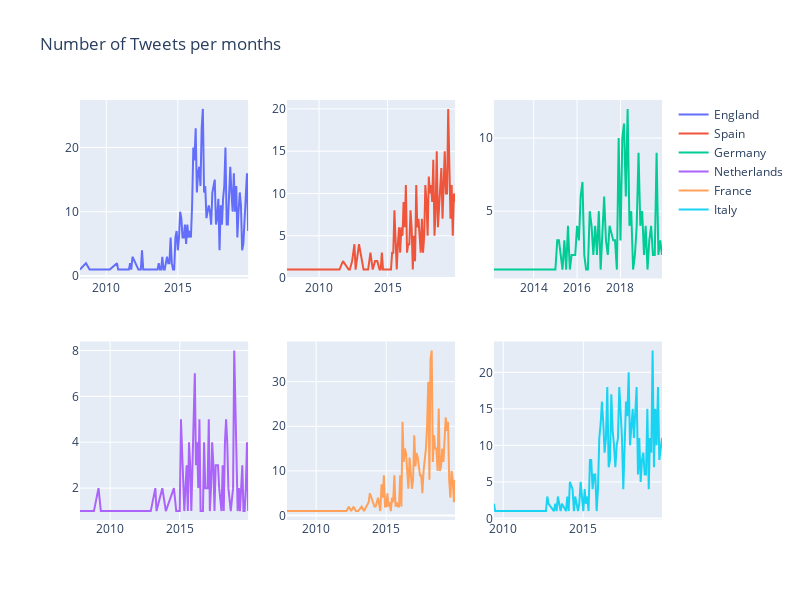

The cell this chart's notebook holds for it:
### Code cell
fig = make_subplots(rows=2, cols=3)

fig.add_trace(
    go.Line(x=df.loc[df['label'] == 'en'].groupby('date_M').count().index, 
            y=df.loc[df['label'] == 'en'].groupby('date_M').count()['author.name'].values,
            name='England'),
    row=1, col=1
)

fig.add_trace(
    go.Line(x=df.loc[df['label'] == 'es'].groupby('date_M').count().index, 
            y=df.loc[df['label'] == 'es'].groupby('date_M').count()['author.name'].values,
            name='Spain'),
    row=1, col=2
)

fig.add_trace(
    go.Line(x=df.loc[df['label'] == 'de'].groupby('date_M').count().index, 
            y=df.loc[df['label'] == 'de'].groupby('date_M').count()['author.name'].values,
            name='Germany'),
    row=1, col=3
)

fig.add_trace(
    go.Line(x=df.loc[df['label'] == 'nl'].groupby('date_M').count().index, 
            y=df.loc[df['label'] == 'nl'].groupby('date_M').count()['author.name'].values,
            name='Netherlands'),
    row=2, col=1
)

fig.add_trace(
    go.Line(x=df.loc[df['label'] == 'fr'].groupby('date_M').count().index, 
            y=df.loc[df['label'] == 'fr'].groupby('date_M').count()['author.name'].values,
            name='France'),
    row=2, col=2
)

fig.add_trace(
    go.Line(x=df.loc[df['label'] == 'it'].groupby('date_M').count().index, 
            y=df.loc[df['label'] == 'it'].groupby('date_M').count()['author.name'].values,
            name='Italy'),
    row=2, col=3
)

fig.update_layout(height=600, width=800, title_text="Number of Tweets per months")
fig.show()

### Figure 1 — Plotly figure (JSON) as saved in the notebook; plotly's stock layout.template omitted (floating-point values rounded to 4 significant figures)
{"data": [{"name": "England", "type": "scatter", "x": ["2008-03", "2008-08", "2008-11", "2009-09", "2010-03", "2010-04", "2010-10", "2010-11", "2011-07", "2011-08", "2011-09", "2011-10", "2011-11", "2012-04", "2012-06", "2012-07", "2012-08", "2012-09", "2012-10", "2013-03", "2013-04", "2013-08", "2013-09", "2013-10", "2013-11", "2013-12", "2014-01", "2014-02", "2014-03", "2014-04", "2014-05", "2014-06", "2014-07", "2014-08", "2014-09", "2014-10", "2014-11", "2014-12", "2015-01", "2015-02", "2015-03", "2015-04", "2015-05", "2015-06", "2015-07", "2015-08", "2015-09", "2015-10", "2015-11", "2015-12", "2016-01", "2016-02", "2016-03", "2016-04", "2016-05", "2016-06", "2016-07", "2016-08", "2016-09", "2016-10", "2016-11", "2016-12", "2017-01", "2017-02", "2017-03", "2017-04", "2017-05", "2017-06", "2017-07", "2017-08", "2017-09", "2017-10", "2017-11", "2017-12", "2018-01", "2018-02", "2018-03", "2018-04", "2018-05", "2018-06", "2018-07", "2018-08", "2018-09", "2018-10", "2018-11", "2018-12", "2019-01", "2019-02", "2019-03", "2019-04", "2019-05", "2019-06", "2019-07", "2019-08", "2019-09", "2019-10", "2019-11", "2019-12"], "xaxis": "x", "y": [1, 2, 1, 1, 1, 1, 2, 1, 1, 1, 2, 1, 3, 1, 1, 4, 1, 1, 1, 1, 1, 1, 2, 1, 1, 3, 1, 1, 2, 3, 2, 2, 6, 2, 1, 1, 6, 7, 4, 6, 10, 9, 6, 6, 8, 5, 8, 6, 7, 6, 11, 20, 18, 23, 13, 16, 17, 14, 23, 26, 13, 14, 9, 10, 11, 10, 8, 13, 14, 15, 8, 9, 12, 4, 11, 8, 12, 14, 20, 8, 8, 13, 17, 13, 10, 16, 10, 14, 6, 10, 13, 11, 4, 5, 9, 12, 16, 7], "yaxis": "y"}, {"name": "Spain", "type": "scatter", "x": ["2007-09", "2009-03", "2009-09", "2010-10", "2011-07", "2011-10", "2012-03", "2012-04", "2012-06", "2012-08", "2012-09", "2012-10", "2012-12", "2013-04", "2013-05", "2013-08", "2013-10", "2013-12", "2014-02", "2014-04", "2014-06", "2014-07", "2014-08", "2014-09", "2014-10", "2014-12", "2015-01", "2015-03", "2015-04", "2015-05", "2015-06", "2015-07", "2015-08", "2015-09", "2015-10", "2015-11", "2015-12", "2016-01", "2016-02", "2016-03", "2016-04", "2016-05", "2016-06", "2016-07", "2016-08", "2016-09", "2016-10", "2016-11", "2016-12", "2017-01", "2017-02", "2017-03", "2017-04", "2017-05", "2017-06", "2017-07", "2017-08", "2017-09", "2017-10", "2017-11", "2017-12", "2018-01", "2018-02", "2018-03", "2018-04", "2018-05", "2018-06", "2018-07", "2018-08", "2018-09", "2018-10", "2018-11", "2018-12", "2019-01", "2019-02", "2019-03", "2019-04", "2019-05", "2019-06", "2019-07", "2019-08", "2019-09", "2019-10", "2019-11", "2019-12"], "xaxis": "x2", "y": [1, 1, 1, 1, 1, 2, 1, 1, 2, 4, 1, 2, 4, 1, 1, 1, 3, 1, 2, 2, 1, 1, 3, 1, 1, 1, 1, 1, 1, 3, 3, 8, 3, 1, 4, 6, 3, 6, 5, 9, 6, 11, 3, 4, 4, 8, 6, 1, 5, 2, 11, 6, 7, 5, 3, 7, 3, 5, 11, 9, 5, 12, 10, 11, 9, 14, 5, 8, 15, 6, 8, 10, 13, 7, 13, 15, 10, 10, 20, 11, 7, 11, 5, 10, 9], "yaxis": "y2"}, {"name": "Germany", "type": "scatter", "x": ["2012-03", "2012-10", "2014-01", "2014-07", "2014-09", "2014-10", "2015-01", "2015-02", "2015-03", "2015-05", "2015-06", "2015-07", "2015-08", "2015-09", "2015-10", "2015-12", "2016-01", "2016-02", "2016-03", "2016-04", "2016-05", "2016-06", "2016-07", "2016-08", "2016-09", "2016-10", "2016-11", "2016-12", "2017-01", "2017-02", "2017-03", "2017-04", "2017-05", "2017-06", "2017-07", "2017-09", "2017-10", "2017-11", "2017-12", "2018-01", "2018-02", "2018-03", "2018-04", "2018-05", "2018-06", "2018-07", "2018-08", "2018-09", "2018-10", "2018-11", "2018-12", "2019-01", "2019-02", "2019-03", "2019-04", "2019-05", "2019-06", "2019-07", "2019-08", "2019-09", "2019-10", "2019-11", "2019-12"], "xaxis": "x3", "y": [1, 1, 1, 1, 1, 1, 1, 3, 3, 1, 3, 1, 4, 1, 2, 2, 4, 3, 6, 7, 2, 1, 1, 5, 4, 2, 4, 2, 5, 1, 3, 6, 3, 2, 4, 3, 3, 1, 10, 3, 10, 11, 6, 12, 4, 5, 1, 2, 4, 9, 4, 5, 2, 4, 1, 3, 4, 2, 2, 9, 2, 3, 2], "yaxis": "y3"}, {"name": "Netherlands", "type": "scatter", "x": ["2007-11", "2008-01", "2008-11", "2009-03", "2009-05", "2009-06", "2009-12", "2010-03", "2010-08", "2010-10", "2010-11", "2010-12", "2011-03", "2011-04", "2011-06", "2012-06", "2012-07", "2012-09", "2012-12", "2013-04", "2013-05", "2013-10", "2014-01", "2014-08", "2014-10", "2015-01", "2015-02", "2015-05", "2015-06", "2015-07", "2015-08", "2015-09", "2015-10", "2015-11", "2016-01", "2016-02", "2016-03", "2016-04", "2016-05", "2016-06", "2016-07", "2016-08", "2016-09", "2016-10", "2016-11", "2016-12", "2017-01", "2017-02", "2017-03", "2017-04", "2017-05", "2017-06", "2017-07", "2017-08", "2017-09", "2017-10", "2017-11", "2018-01", "2018-02", "2018-03", "2018-04", "2018-05", "2018-06", "2018-07", "2018-09", "2018-11", "2018-12", "2019-01", "2019-02", "2019-03", "2019-04", "2019-05", "2019-07", "2019-08", "2019-09", "2019-10", "2019-11", "2019-12"], "xaxis": "x4", "y": [1, 1, 1, 2, 1, 1, 1, 1, 1, 1, 1, 1, 1, 1, 1, 1, 1, 1, 1, 2, 1, 2, 1, 2, 1, 1, 5, 1, 2, 3, 1, 4, 3, 1, 5, 7, 3, 4, 2, 5, 1, 1, 1, 4, 2, 2, 2, 5, 1, 2, 4, 3, 1, 3, 3, 3, 2, 1, 3, 1, 4, 5, 4, 2, 1, 2, 8, 5, 3, 1, 2, 1, 3, 1, 1, 2, 4, 1], "yaxis": "y4"}, {"name": "France", "type": "scatter", "x": ["2007-12", "2010-10", "2011-04", "2012-03", "2012-05", "2012-07", "2012-09", "2012-11", "2013-01", "2013-04", "2013-06", "2013-10", "2013-11", "2014-03", "2014-04", "2014-05", "2014-06", "2014-08", "2014-09", "2014-10", "2014-11", "2014-12", "2015-01", "2015-02", "2015-03", "2015-04", "2015-05", "2015-06", "2015-07", "2015-08", "2015-09", "2015-10", "2015-11", "2015-12", "2016-01", "2016-02", "2016-03", "2016-04", "2016-05", "2016-06", "2016-07", "2016-08", "2016-09", "2016-10", "2016-11", "2016-12", "2017-01", "2017-02", "2017-03", "2017-04", "2017-05", "2017-06", "2017-07", "2017-08", "2017-09", "2017-10", "2017-11", "2017-12", "2018-01", "2018-02", "2018-03", "2018-04", "2018-05", "2018-06", "2018-07", "2018-08", "2018-09", "2018-10", "2018-11", "2018-12", "2019-01", "2019-02", "2019-03", "2019-04", "2019-05", "2019-06", "2019-07", "2019-08", "2019-09", "2019-10", "2019-11", "2019-12"], "xaxis": "x5", "y": [1, 1, 1, 1, 2, 1, 2, 1, 1, 2, 1, 3, 5, 2, 2, 3, 4, 1, 7, 4, 9, 2, 2, 5, 2, 3, 1, 4, 3, 9, 2, 3, 2, 2, 9, 2, 21, 12, 15, 14, 10, 6, 13, 9, 6, 8, 18, 11, 14, 13, 11, 9, 9, 5, 10, 12, 15, 20, 30, 8, 35, 37, 12, 18, 15, 15, 10, 24, 10, 11, 15, 12, 17, 22, 19, 21, 8, 4, 10, 8, 3, 8], "yaxis": "y5"}, {"name": "Italy", "type": "scatter", "x": ["2009-06", "2009-07", "2011-01", "2011-04", "2011-11", "2012-05", "2012-08", "2012-09", "2012-10", "2012-11", "2013-03", "2013-04", "2013-05", "2013-06", "2013-07", "2013-08", "2013-09", "2013-12", "2014-01", "2014-02", "2014-03", "2014-05", "2014-06", "2014-07", "2014-08", "2014-09", "2014-10", "2014-11", "2014-12", "2015-01", "2015-02", "2015-03", "2015-04", "2015-05", "2015-06", "2015-07", "2015-08", "2015-09", "2015-10", "2015-11", "2015-12", "2016-01", "2016-02", "2016-03", "2016-04", "2016-05", "2016-06", "2016-07", "2016-08", "2016-09", "2016-10", "2016-11", "2016-12", "2017-01", "2017-02", "2017-03", "2017-04", "2017-05", "2017-06", "2017-07", "2017-08", "2017-09", "2017-10", "2017-11", "2017-12", "2018-01", "2018-02", "2018-03", "2018-04", "2018-05", "2018-06", "2018-07", "2018-08", "2018-09", "2018-10", "2018-11", "2018-12", "2019-01", "2019-02", "2019-03", "2019-04", "2019-05", "2019-06", "2019-07", "2019-08", "2019-09", "2019-10", "2019-11", "2019-12"], "xaxis": "x6", "y": [2, 1, 1, 1, 1, 1, 1, 1, 3, 2, 1, 2, 1, 3, 2, 1, 2, 1, 3, 1, 5, 4, 1, 3, 2, 1, 2, 5, 3, 1, 4, 2, 3, 1, 8, 8, 4, 6, 6, 1, 4, 11, 13, 16, 13, 9, 11, 18, 7, 8, 17, 12, 10, 7, 10, 11, 18, 14, 11, 4, 9, 16, 14, 20, 10, 12, 15, 11, 14, 18, 6, 11, 5, 8, 9, 6, 6, 15, 4, 11, 9, 23, 7, 15, 10, 18, 8, 10, 11], "yaxis": "y6"}], "layout": {"height": 600, "title": {"text": "Number of Tweets per months"}, "width": 800, "xaxis": {"anchor": "y", "domain": [0, 0.2889]}, "xaxis2": {"anchor": "y2", "domain": [0.3556, 0.6444]}, "xaxis3": {"anchor": "y3", "domain": [0.7111, 1]}, "xaxis4": {"anchor": "y4", "domain": [0, 0.2889]}, "xaxis5": {"anchor": "y5", "domain": [0.3556, 0.6444]}, "xaxis6": {"anchor": "y6", "domain": [0.7111, 1]}, "yaxis": {"anchor": "x", "domain": [0.575, 1]}, "yaxis2": {"anchor": "x2", "domain": [0.575, 1]}, "yaxis3": {"anchor": "x3", "domain": [0.575, 1]}, "yaxis4": {"anchor": "x4", "domain": [0, 0.425]}, "yaxis5": {"anchor": "x5", "domain": [0, 0.425]}, "yaxis6": {"anchor": "x6", "domain": [0, 0.425]}}}
